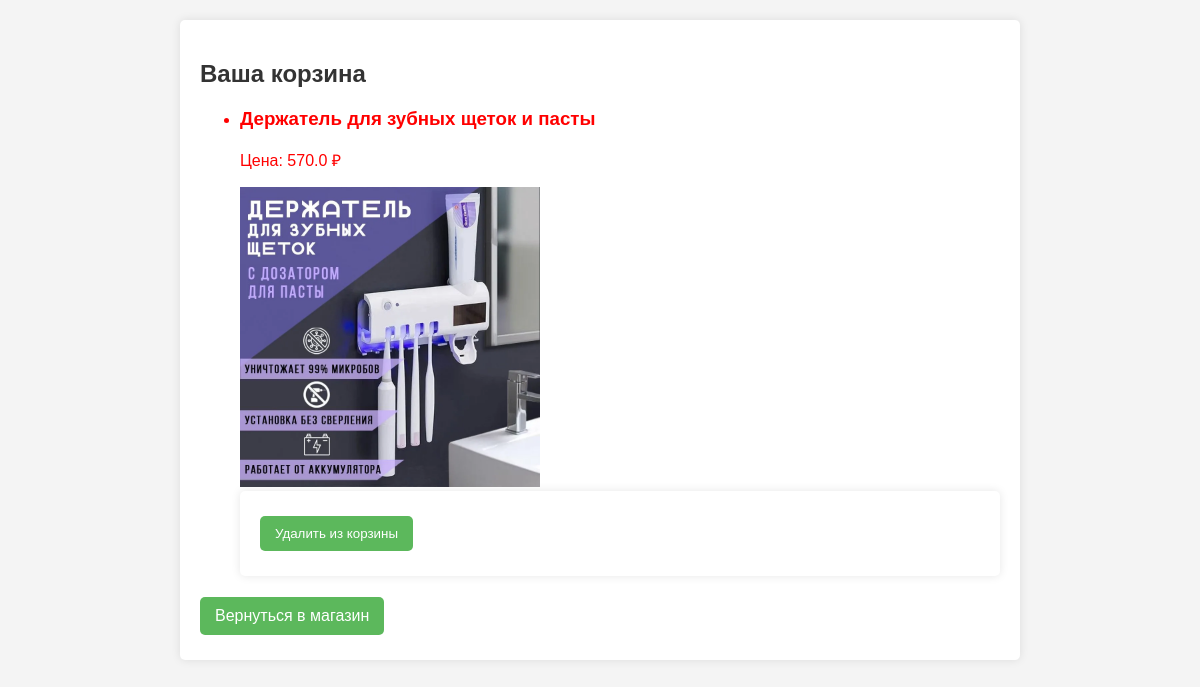
Page /cart (signed in) on the committed database.
### models.py (models this page shows)
class Product(db.Model):
    id = db.Column(db.Integer, primary_key=True)
    name = db.Column(db.String(150), nullable=False)
    description = db.Column(db.Text, nullable=False)
    price = db.Column(db.Float, nullable=False)
    image_url = db.Column(db.String(200), nullable=True)

### routes.py (the view)
@app.route('/cart')
def cart():
    if 'username' not in session:
        flash('Сначала войдите в систему.')
        return redirect(url_for('login'))
    user = User.query.filter_by(username=session['username']).first()
    cart_items = Cart.query.filter_by(user_id=user.id).all()
    products = [Product.query.get(item.product_id) for item in cart_items]
    return render_template('cart.html', products=products)

### templates/cart.html (shortened to what this page needs)
<!DOCTYPE html>
<html>
<head>
    <link rel="stylesheet" type="text/css" href="{{ url_for('static', filename='styles.css') }}">
</head>
<body>
    <div class="container">
        <h2>Ваша корзина</h2>
        {% if products %}
            <ul>
                {% for product in products %}
                <li>
                    <h3>{{ product.name }}</h3>
                    <p>Цена: {{ product.price }} ₽</p>
                    <img src="{{ product.image_url }}" alt="{{ product.name }}" style="width: 300px; height: auto;">
                    <form action="{{ url_for('remove_from_cart', product_id=product.id) }}" method="POST">
                        <button type="submit" class="button">Удалить из корзины</button>
                    </form>
                </li>
                {% endfor %}
            </ul>
        {% else %}
            <p>Корзина пуста.</p>
        {% endif %}
        <a href="{{ url_for('store') }}" class="button">Вернуться в магазин</a>
    </div>
</body>
</html>

### static/styles.css (style rules this page uses)
body { font-family: Arial, sans-serif; background-color: #f4f4f4; margin: 0; padding: 20px; }
h2 { color: #333; }
form { background: white; padding: 20px; border-radius: 5px; box-shadow: 0 0 10px rgba(0, 0, 0, 0.1); }
.button { display: inline-block; background-color: #5cb85c; color: white; border: none; padding: 10px 15px; text-align: center; text-decoration: none; border-radius: 5px; cursor: pointer; margin: 5px 0; transition: background-color 0.3s; }
.container { max-width: 800px; margin: auto; background: white; padding: 20px; border-radius: 5px; box-shadow: 0 0 10px rgba(0, 0, 0, 0.1); }
ul { color: red; }

### rows in the picture
Product: name "Держатель для зубных щеток и пасты", price "570.0", image_url (picture)
